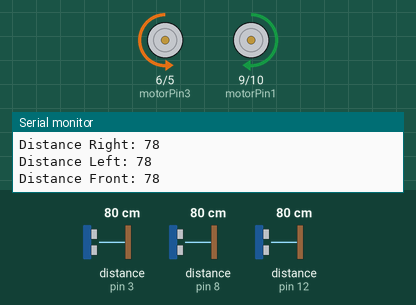
This sketch was run on a simulated Arduino Uno, built with avr-gcc and run on an emulated ATmega328P. Shown: motor-driver pin pairs drawn as motors (green arrow = first pin HIGH = forward, orange = second pin HIGH = backward, longer = more drive), the last lines printed to the serial monitor. Wiring (inferred from the names in the program): 3 × ultrasonic range finder: trigger pin 2, echo pin 3 / trigger pin 7, echo pin 8 / trigger pin 11, echo pin 12. Inputs (shaded band) come from the test bench; at power-on: distance to the obstacle (sensors on pin 3, pin 8, pin 12) 80 cm. The echo pulse lasts 58.3 µs per cm.

Above: at 0.94 s.
1.3 s: distance to the obstacle (sensor on pin 3) set to 54 cm
4.3 s: distance to the obstacle (sensor on pin 3) set to 47 cm
At 5.3 s:
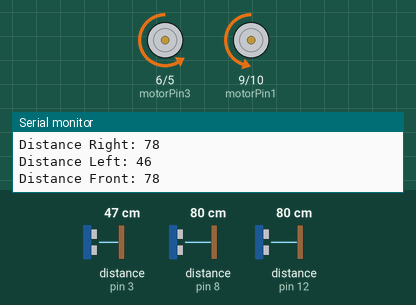
7.3 s: distance to the obstacle (sensor on pin 8) set to 54 cm
8.8 s: distance to the obstacle (sensor on pin 8) set to 48 cm
At 9.7 s:
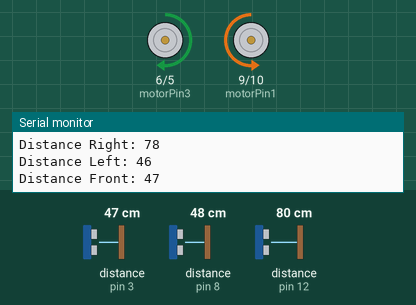
10.3 s: distance to the obstacle (sensor on pin 3) set to 60 cm
At 11.3 s:
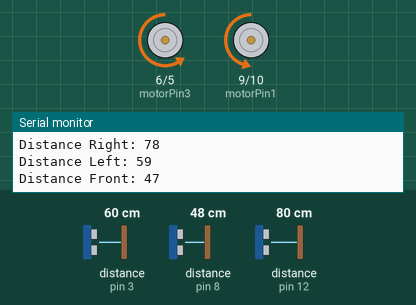
13.3 s: distance to the obstacle (sensor on pin 3) set to 2 cm
Timing chart, 0 to 15.9 s (numbered marks = the images above; inputs shaded):
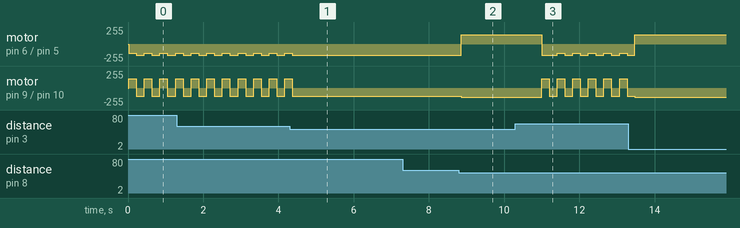

The sketch:

robotic-car.ino
```cpp
//L293D
//Distances i-front, j-left, k-right
const int i=50;
const int j=50;
const int k=50;

//Motor A
const int motorPin1  = 9;  // Pin 14 of L293
const int motorPin2  = 10;  // Pin 10 of L293
//Motor B
const int motorPin3  = 6; // Pin  7 of L293
const int motorPin4  = 5;  // Pin  2 of L293

// defines pins numbers
const int trigPin1 = 11;
const int echoPin1 = 12;
const int trigPin2 = 2;
const int echoPin2 = 3;
const int trigPin3 = 7;
const int echoPin3 = 8;

// defines variables
long duration;
int distance_front , distance_left,distance_right;
void setup() {
pinMode(trigPin1, OUTPUT); // Sets the trigPin as an Output
pinMode(echoPin1, INPUT); // Sets the echoPin as an Input
pinMode(trigPin2, OUTPUT); // Sets the trigPin as an Output
pinMode(echoPin2, INPUT); // Sets the echoPin as an Input
pinMode(trigPin3, OUTPUT); // Sets the trigPin as an Output
pinMode(echoPin3, INPUT); // Sets the echoPin as an Input


Serial.begin(9600); // Starts the serial communication


    //Set pins as outputs
    pinMode(motorPin1, OUTPUT);
    pinMode(motorPin2, OUTPUT);
    pinMode(motorPin3, OUTPUT);
    pinMode(motorPin4, OUTPUT);

    //Motor Control - Motor A: motorPin1,motorpin2 & Motor B: motorpin3,motorpin4

//This will run only one time.
}
void loop(){
    // Clears the trigPin
digitalWrite(trigPin1, LOW);
delayMicroseconds(2);
// Sets the trigPin on HIGH state for 10 micro seconds
digitalWrite(trigPin1, HIGH);
delayMicroseconds(10);
digitalWrite(trigPin1, LOW);
// Reads the echoPin, returns the sound wave travel time in microseconds
duration = pulseIn(echoPin1, HIGH);
// Calculating the distance
distance_right= duration*0.034/2;
// Prints the distance on the Serial Monitor
Serial.print("Distance Right: ");
Serial.println(distance_right);

// Clears the trigPin
digitalWrite(trigPin2, LOW);
delayMicroseconds(2);
// Sets the trigPin on HIGH state for 10 micro seconds
digitalWrite(trigPin2, HIGH);
delayMicroseconds(10);
digitalWrite(trigPin2, LOW);
// Reads the echoPin, returns the sound wave travel time in microseconds
duration = pulseIn(echoPin2, HIGH);
// Calculating the distance
distance_left= duration*0.034/2;
// Prints the distance on the Serial Monitor
Serial.print("Distance Left: ");
Serial.println(distance_left);

// Clears the trigPin
digitalWrite(trigPin3, LOW);
delayMicroseconds(2);
// Sets the trigPin on HIGH state for 10 micro seconds
digitalWrite(trigPin3, HIGH);
delayMicroseconds(10);
digitalWrite(trigPin3, LOW);
// Reads the echoPin, returns the sound wave travel time in microseconds
duration = pulseIn(echoPin3, HIGH);
// Calculating the distance
distance_front= duration*0.034/2;
// Prints the distance on the Serial Monitor
Serial.print("Distance Front: ");
Serial.println(distance_front);


if(distance_left <j && distance_right>k && distance_front>i){   // wall LEFT so keep going straight ahead
   analogWrite(motorPin1, 0);
    analogWrite(motorPin2, 120);
    analogWrite(motorPin3, 0);
    analogWrite(motorPin4, 170);
}

else if(distance_left>j){    // NO LEFT wall so turn left
    analogWrite(motorPin1, 140);
    analogWrite(motorPin2, 0);
    analogWrite(motorPin3, 0);
    analogWrite(motorPin4, 140);
    delay(200);
     analogWrite(motorPin1, 0);
    analogWrite(motorPin2, 120);
    analogWrite(motorPin3, 0);
    analogWrite(motorPin4, 170);
    delay(200);

}

else if(distance_front <i && distance_left <j && distance_right>k){ //wall LEFT and FRONT so turn right
   analogWrite(motorPin1, 0);
   analogWrite(motorPin2, 140);
   analogWrite(motorPin3, 140);
   analogWrite(motorPin4, 0);
   delay(700);
}

else if(distance_front < i && distance_left < j && distance_right < k){  //walls everywhere so turn around

 analogWrite(motorPin1, 0);
    analogWrite(motorPin2, 140);
    analogWrite(motorPin3, 140);
    analogWrite(motorPin4, 0);
    delay(1400);

}


}
```

Measured:
- the behaviour switches between 52 and 51 cm on distance to the obstacle (sensor on pin 3) (found by bisection; images 0 and 1)
- the behaviour switches between 51 and 50 cm on distance to the obstacle (sensor on pin 8) (found by bisection; images 1 and 2)
- after the input at 4.3 s, motor on pin 6 (motorPin3) / pin 5 (motorPin4): goes on until 4.4 s, then stays backward 170/255; motor on pin 9 (motorPin1) / pin 10 (motorPin2): goes on until 4.4 s, then stays backward 120/255
- after the input at 8.8 s, motor on pin 6 (motorPin3) / pin 5 (motorPin4): backward 170/255 → forward 140/255 after 0.06 s; motor on pin 9 (motorPin1) / pin 10 (motorPin2): backward 120/255 → backward 140/255 after 0.06 s
- after the input at 10.3 s, motor on pin 6 (motorPin3) / pin 5 (motorPin4): forward 140/255 → backward 170/255 after 0.70 s, then repeats every 0.41 s: backward 140/255 0.20 s, backward 170/255 0.21 s; motor on pin 9 (motorPin1) / pin 10 (motorPin2): alternates forward 140/255 for 0.20 s and backward 120/255 for 0.21 s, starting after 0.70 s
- by itself, motor on pin 6 (motorPin3) / pin 5 (motorPin4): alternates backward 170/255 for 0.21 s and backward 140/255 for 0.20 s
- by itself, motor on pin 9 (motorPin1) / pin 10 (motorPin2): alternates forward 140/255 for 0.20 s and backward 120/255 for 0.21 s
